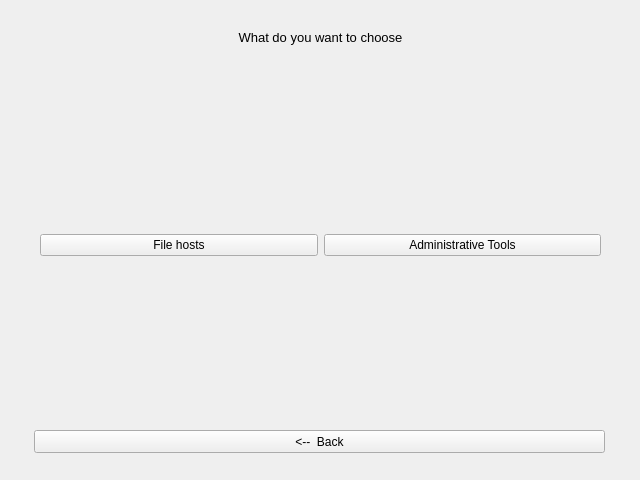
<?xml version="1.0" encoding="UTF-8"?>
<ui version="4.0">
 <class>Finestra</class>
 <widget class="QMainWindow" name="Finestra">
  <property name="enabled">
   <bool>true</bool>
  </property>
  <property name="geometry">
   <rect>
    <x>0</x>
    <y>0</y>
    <width>640</width>
    <height>480</height>
   </rect>
  </property>
  <property name="minimumSize">
   <size>
    <width>640</width>
    <height>480</height>
   </size>
  </property>
  <property name="maximumSize">
   <size>
    <width>640</width>
    <height>480</height>
   </size>
  </property>
  <property name="windowTitle">
   <string>Windows 10 tools</string>
  </property>
  <property name="windowIcon">
   <iconset>
    <normaloff>../icon.ico</normaloff>../icon.ico</iconset>
  </property>
  <property name="autoFillBackground">
   <bool>false</bool>
  </property>
  <property name="documentMode">
   <bool>false</bool>
  </property>
  <widget class="QWidget" name="Spazio">
   <property name="maximumSize">
    <size>
     <width>640</width>
     <height>480</height>
    </size>
   </property>
   <widget class="QLabel" name="label">
    <property name="geometry">
     <rect>
      <x>110</x>
      <y>30</y>
      <width>421</width>
      <height>41</height>
     </rect>
    </property>
    <property name="text">
     <string>&lt;html&gt;&lt;head/&gt;&lt;body&gt;&lt;p&gt;&lt;span style=&quot; font-size:10pt;&quot;&gt;What do you want to choose&lt;/span&gt;&lt;/p&gt;&lt;/body&gt;&lt;/html&gt;</string>
    </property>
    <property name="textFormat">
     <enum>Qt::RichText</enum>
    </property>
    <property name="alignment">
     <set>Qt::AlignHCenter|Qt::AlignTop</set>
    </property>
   </widget>
   <widget class="QWidget" name="verticalLayoutWidget_2">
    <property name="geometry">
     <rect>
      <x>40</x>
      <y>190</y>
      <width>561</width>
      <height>111</height>
     </rect>
    </property>
    <layout class="QVBoxLayout" name="verticalLayout">
     <item>
      <layout class="QHBoxLayout" name="horizontalLayout_2">
       <item>
        <widget class="QPushButton" name="openHostsFile">
         <property name="text">
          <string>File hosts</string>
         </property>
        </widget>
       </item>
       <item>
        <widget class="QPushButton" name="openAdminTools">
         <property name="text">
          <string>Administrative Tools</string>
         </property>
        </widget>
       </item>
      </layout>
     </item>
    </layout>
   </widget>
   <widget class="QPushButton" name="back">
    <property name="geometry">
     <rect>
      <x>34</x>
      <y>430</y>
      <width>571</width>
      <height>23</height>
     </rect>
    </property>
    <property name="text">
     <string>&lt;--  Back</string>
    </property>
   </widget>
  </widget>
 </widget>
 <tabstops>
  <tabstop>openHostsFile</tabstop>
  <tabstop>openAdminTools</tabstop>
  <tabstop>back</tabstop>
 </tabstops>
 <resources/>
 <connections/>
</ui>
